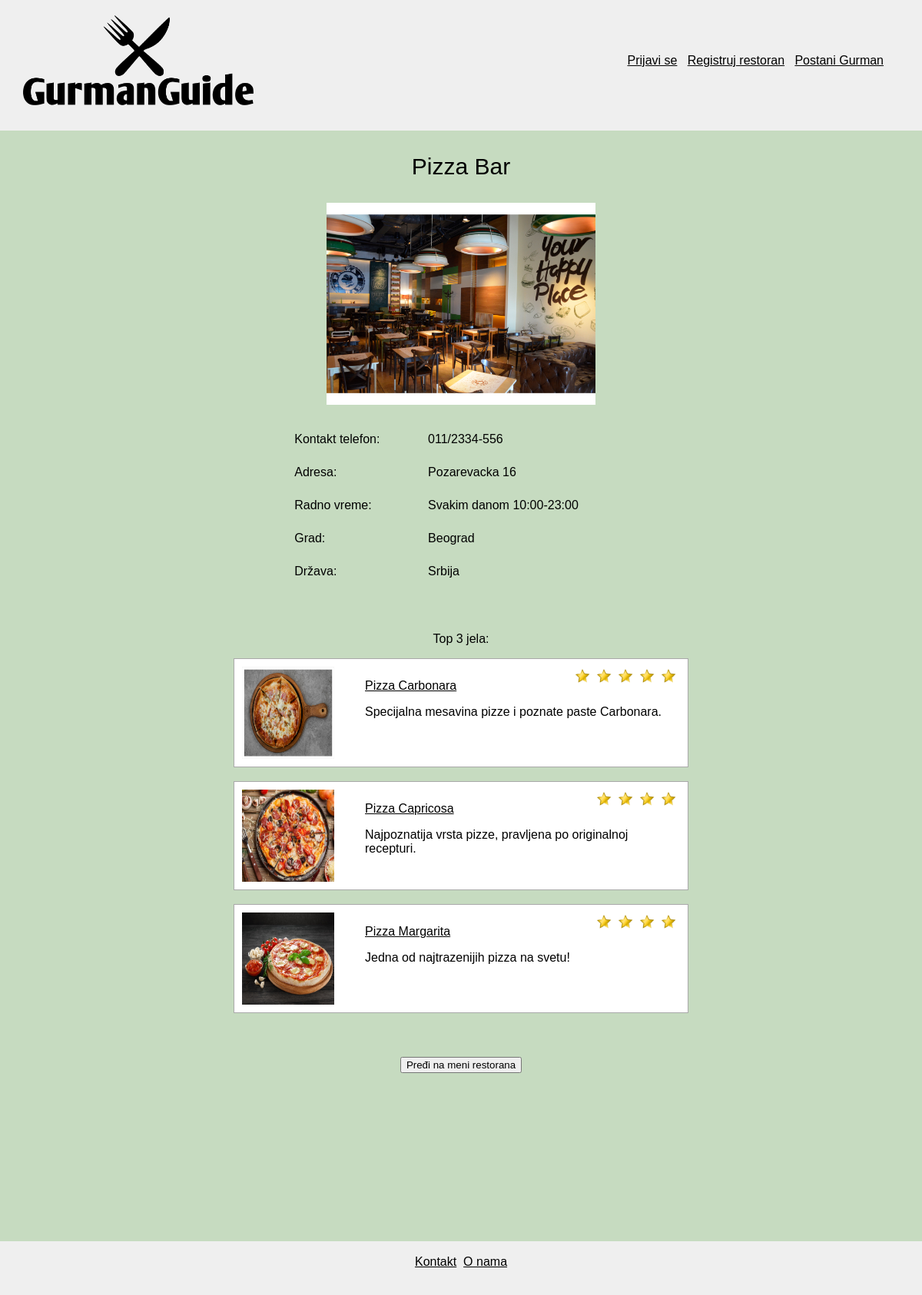
Screenshot of /Implementacija/index.php/C_Gost/pregledRestorana/9 with the database file from the repository.
### tables this page shows
CREATE TABLE IF NOT EXISTS `restoran` (
  `IdKorisnik` int(11) NOT NULL,
  `Telefon` varchar(20) DEFAULT NULL,
  `Naziv` varchar(30) DEFAULT NULL,
  `Adresa` varchar(30) DEFAULT NULL,
  `IdGrad` int(11) NOT NULL,
  `IdSlika` int(11) NOT NULL,
  `RadnoVreme` varchar(200) DEFAULT NULL,
  `Pregledano` char(1) DEFAULT NULL,
  PRIMARY KEY (`IdKorisnik`),
  KEY `R_10` (`IdGrad`),
  KEY `R_11` (`IdSlika`)
);

CREATE TABLE IF NOT EXISTS `grad` (
  `IdDrzava` int(11) NOT NULL,
  `IdGrad` int(11) NOT NULL,
  `Naziv` varchar(20) DEFAULT NULL,
  PRIMARY KEY (`IdGrad`),
  KEY `R_9` (`IdDrzava`)
);

CREATE TABLE IF NOT EXISTS `drzava` (
  `IdDrzava` int(11) NOT NULL,
  `Naziv` varchar(20) DEFAULT NULL,
  PRIMARY KEY (`IdDrzava`)
);

CREATE TABLE IF NOT EXISTS `jelo` (
  `Naziv` varchar(30) DEFAULT NULL,
  `Opis` varchar(250) DEFAULT NULL,
  `IdJelo` int(11) NOT NULL,
  `IdKorisnik` int(11) NOT NULL,
  `IdSlika` int(11) NOT NULL,
  `Pregledano` char(1) DEFAULT NULL,
  PRIMARY KEY (`IdJelo`),
  KEY `R_5` (`IdKorisnik`),
  KEY `R_13` (`IdSlika`)
);

CREATE TABLE IF NOT EXISTS `slika` (
  `IdSlika` int(11) NOT NULL,
  `Putanja` varchar(300) DEFAULT NULL,
  PRIMARY KEY (`IdSlika`)
);

### Implementacija/application/controllers/C_Gost.php (called while the page is built, shortened)
<?php
include_once('C_Zajednicki.php');
class C_Gost extends C_Zajednicki {
    public function pregledRestorana($idRestorana) {
        $info = parent::pregledRestorana($idRestorana);
        $this->load->view('sablon/headerGost.php', ['title' => 'Restoran']);
        $this->load->view('stranice/pregledRestorana.php', $info);
        $this->load->view('sablon/footer.php');
    }
}

### Implementacija/index.php (called while the page is built, shortened)
<?php
require_once BASEPATH.'core/CodeIgniter.php';

### Implementacija/application/models/M_Restoran.php (called while the page is built, shortened)
<?php
class M_Restoran extends CI_Model{
    public function dohvatiRestoran($id){
        $query = $this->db->query("SELECT restoran.Naziv as imeRestorana, restoran.Telefon as brTelefona, restoran.Adresa as adresaRestorana, grad.Naziv as gradRestorana, drzava.Naziv as drzavaRestorana, korisnik.KorisnickoIme as korime, korisnik.Lozinka as lozinka, korisnik.Email as email, restoran.IdKorisnik as id, restoran.RadnoVreme as radnoVreme, restoran.IdSlika as IdSlika  "
                . "FROM restoran, grad, drzava, korisnik "
                . "WHERE restoran.IdGrad = grad.IdGrad AND grad.IdDrzava = drzava.IdDrzava "
                . "AND restoran.IdKorisnik = korisnik.IdKorisnik AND restoran.IdKorisnik = ". $id." ");
        return $query->row();
    }
    public function dohvatiTopTriJelaRestorana($idRestorana){
        $query = $this->db->query("SELECT j.Naziv as Naziv, j.Opis as Opis, j.IdJelo as IdJelo, j.IdKorisnik as IdKorisnik, j.IdSlika as IdSlika, sum(r.Ocena)/count(r.Ocena) as Ocena "
                                . "FROM jelo j, recenzija r "
                                . "WHERE j.IdKorisnik = ".$idRestorana." "
                                . "AND j.Pregledano = 'P' "
                                . "AND r.Pregledano = 'P' "
                                . "AND j.IdJelo = r.IdJelo "
                                . "GROUP BY Naziv, Opis, IdJelo, IdKorisnik, IdSlika "
                                . "ORDER BY Ocena DESC");
        return $query->result();
    }
}

### Implementacija/application/controllers/C_Zajednicki.php (called while the page is built, shortened)
<?php
abstract class C_Zajednicki extends CI_Controller {
    public function pregledRestorana($idRestorana){
        $restoran = $this->M_Restoran->dohvatiRestoran($idRestorana);
        $info['korime'] = $restoran->korime;
        $info['lozinka'] = $restoran->lozinka;
        $info['email'] = $restoran->email;
        $info['brTelefona'] = $restoran->brTelefona;
        $info['imeRestorana'] = $restoran->imeRestorana;
        $info['radnoVreme'] = $restoran->radnoVreme;
        $info['adresaRestorana'] = $restoran->adresaRestorana;
        $info['gradRestorana'] = $restoran->gradRestorana;
        $info['drzavaRestorana'] = $restoran->drzavaRestorana;
        $info['slikaRestorana'] = $this->M_Slika->dohvatiPutanju($restoran->IdSlika)->Putanja;
        $jela = $this->M_Restoran->dohvatiTopTriJelaRestorana($idRestorana);
        $niz = [];
        foreach ($jela as $jelo) {
            $klasa = new stdClass();
            $klasa->IdJelo = $jelo->IdJelo;
            $klasa->IdRestoran = $jelo->IdKorisnik;
            $klasa->Naziv = $jelo->Naziv;
            if ($jelo->Opis != null) {
                $klasa->Opis = $jelo->Opis;
            } else {
                $klasa->Opis = "Trenutno ne postoji opis.";
            }
            $klasa->Ocena = round($jelo->Ocena);
            $klasa->Putanja = $this->M_Slika->dohvatiPutanju($jelo->IdSlika)->Putanja;
            $sastojci = $this->M_Sastojak->dohvatiSastojkeJela($jelo->IdJelo);
            $sastojciString = "";
            for ($i = 0; $i < count($sastojci); $i++) {
                $sastojciString .= $sastojci[$i]->Naziv;
                if ($i != (count($sastojci) - 1)) {
                    $sastojciString .= ", ";
                }
            }
            $klasa->Sastojci = $sastojciString;
            $niz [] = $klasa;
        }
        return ['jela' => $niz, 'slikaRestorana' => $info['slikaRestorana'], 'korime' => $info['korime'], 'lozinka' => $info['lozinka'], 'email' => $info['email'],
            'brTelefona' => $info['brTelefona'], 'radnoVreme' => $info['radnoVreme'], 'adresaRestorana' => $info['adresaRestorana'], 'gradRestorana' => $info['gradRestorana'],
            'drzavaRestorana' => $info['drzavaRestorana'], 'imeRestorana' => $info['imeRestorana'], 'idRestoran' => $idRestorana];
    }
}

### Implementacija/application/views/stranice/pregledRestorana.php (the view, shortened to what this page needs)
<p class="title"> <?php echo $imeRestorana; ?> </p>
<p class="center"><img src="<?php echo $slikaRestorana?>" width="350" class="border"/></p>
<p class="center">
    <table class="sredina" cellspacing="15" cellpadding="5" width="40%">
	<tr>
            <td> Kontakt telefon: </td>
            <td> <?php echo $brTelefona; ?> </td>
	</tr>
	<tr>
            <td> Adresa: </td>
            <td> <?php echo $adresaRestorana; ?> </td>
	</tr>
	<tr>
            <td class="gore"> Radno vreme: </td>
            <td><?php echo $radnoVreme; ?>
            </td>
	</tr>
	<tr>
            <td> Grad: </td>
            <td> <?php echo $gradRestorana; ?> </td>
	</tr>
	<tr>
            <td> Država: </td>
            <td> <?php echo $drzavaRestorana; ?> </td>
	</tr>
    </table>
</p>
<br/>
<p class="center"><font>
Top 3 jela:
</p>
<?php
        if (empty($jela) == false) {
            foreach ($jela as $jelo) {
                echo "<div class='box'>";
                    echo "<a href=";
                        echo site_url("{$this->router->class}/prikaziJelo/$jelo->IdJelo");
                        echo ">";
                        echo"<img class='slika' src='$jelo->Putanja' style='width:120px;height:120px;margin-right:40px;' />";
                    echo "</a>";
                    for ($i = 0; $i < $jelo->Ocena; $i++){
                        echo '<img src="http://localhost/GurmanGuide/images/star.png" class="star" align="right">';
                    }
                    echo "<p>";
                        echo "<a href=";
                        echo site_url("{$this->router->class}/prikaziJelo/$jelo->IdJelo");
                        echo ">";
                            echo "$jelo->Naziv";
                        echo "</a>";
                    echo "</p>";
                    echo "<font class='stil'>";
                        echo "$jelo->Opis";
                    echo "</font>";
                echo "</div>";
            }
        } else {
            echo "<center>Ovaj restoran nema ocenjenih jela.</center>";
        }
?>
<br/><br/>
<table class="sredina">
    <tr>
	<td><a href="<?php echo site_url("{$this->router->class}/prikaziMeniRestorana/$idRestoran")?>"><input type="button" name="dugmeMeni" value="Pređi na meni restorana"></a></td>
    </tr>
</table>

### Implementacija/application/views/sablon/headerGost.php (style rules this page uses)
body { background-color:rgb(198, 219, 192); font-family: "Arial Black", Gadget, sans-serif; }
.title { margin-top: 200px; text-align: center; font-size: 30px; }
.box { background-color: white; width: 50%; border: 1px solid darkgray; padding: 10px; margin: auto; overflow:auto; }
.slika { float:left; }
.star { margin-top: 2px; margin-right: 5px; height: 20px; width: 20px; }
a { color:black; }
* { box-sizing: border-box; }
.center { text-align:center; }
.sredina { margin-left:auto; margin-right:auto; vertical-align:middle; }

### rows the page displays
restoran: Naziv "Pizza Bar", Telefon "011/2334-556", Adresa "Pozarevacka 16", RadnoVreme "Svakim danom 10:00-23:00", IdGrad.Naziv "Beograd", drzava.Naziv "Srbija"
jelo: IdSlika.Putanja (picture), Naziv "Pizza Carbonara", Opis "Specijalna mesavina pizze i poznate paste Carbonara."
jelo: IdSlika.Putanja (picture), Naziv "Pizza Capricosa", Opis "Najpoznatija vrsta pizze, pravljena po originalnoj recepturi."
jelo: IdSlika.Putanja (picture), Naziv "Pizza Margarita", Opis "Jedna od najtrazenijih pizza na svetu!"
